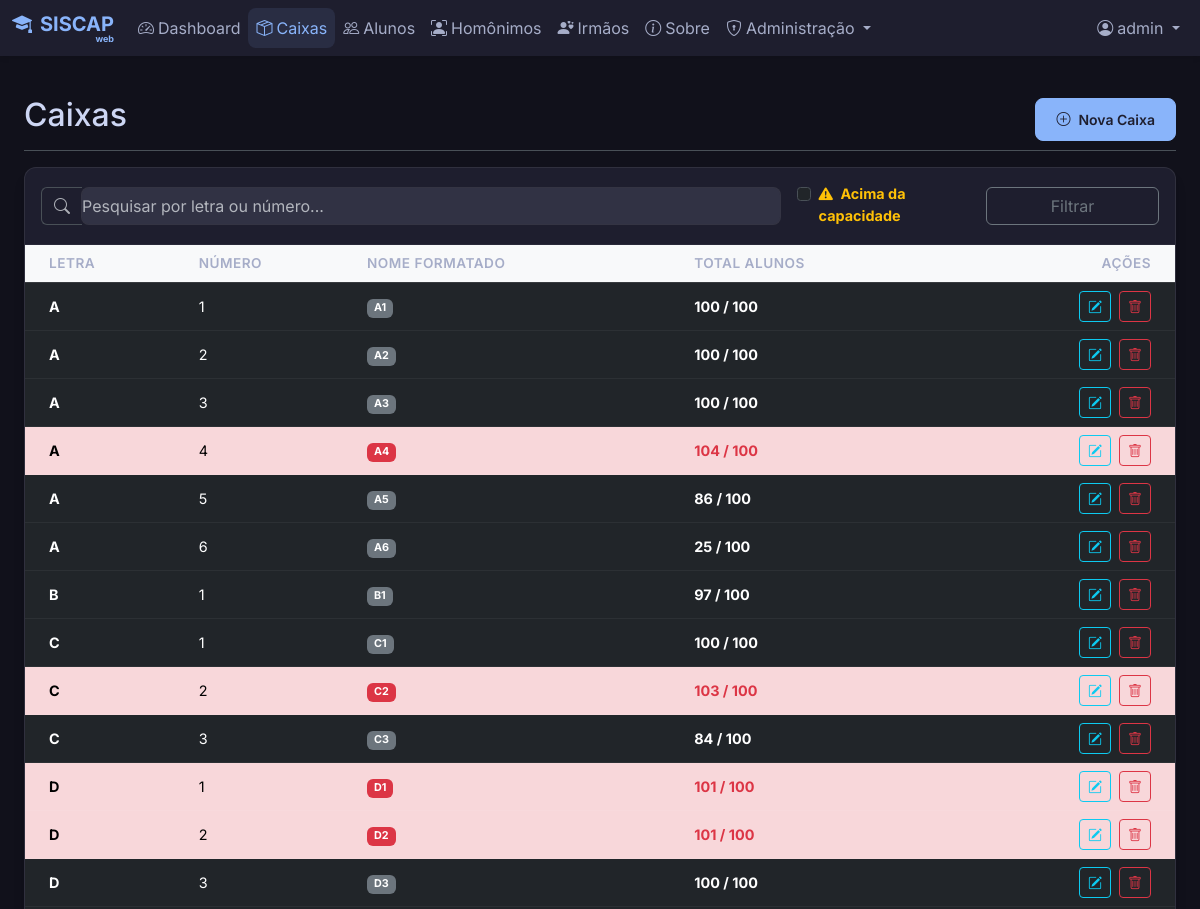
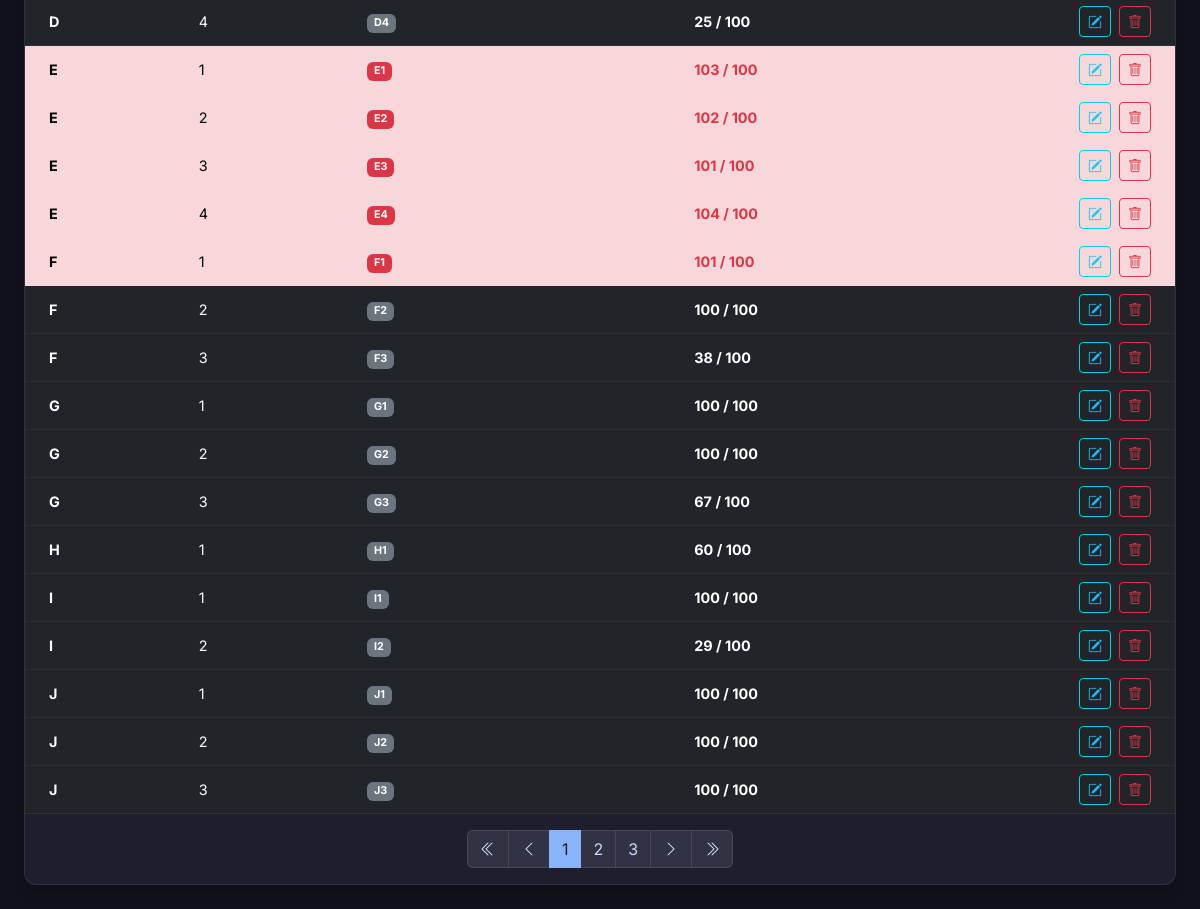
Screenshot of /caixas (signed in) with the database file from the repository (2 pictures, top to bottom).
### models.py (models this page shows, shortened)
class User(UserMixin, db.Model):
    id = db.Column(db.Integer, primary_key=True)
    username = db.Column(db.String(80), unique=True, nullable=False)
    full_name = db.Column(db.String(120), nullable=True) # "Nome"
    cpf = db.Column(db.String(14), unique=True, nullable=True) # Formatted CPF 000.000.000-00
    email = db.Column(db.String(120), unique=True, nullable=True)
    password_hash = db.Column(db.String(200), nullable=False)
    role = db.Column(db.String(20), default='Usuário')
    active = db.Column(db.Boolean, default=True)

class Caixa(db.Model):
    id = db.Column(db.Integer, primary_key=True)
    letra = db.Column(db.String(1), nullable=False)
    numero = db.Column(db.Integer, nullable=False)
    __table_args__ = (db.UniqueConstraint('letra', 'numero', name='_letra_numero_uc'),)
    @property
    def nome_formatado(self):
        return f"{self.letra}{self.numero}"

### app.py (the view, shortened to what this page needs)
@app.route('/caixas', methods=['GET', 'POST'])
@login_required
def caixas():
    page = request.args.get('page', 1, type=int)
    search = request.args.get('search', '')
    acima_capacidade = request.args.get('acima_capacidade', '', type=str)
    query = db.session.query(Caixa, func.count(Aluno.id))\
        .outerjoin(Aluno, Aluno.caixa_id == Caixa.id)\
        .group_by(Caixa.id)
    if search:
        query = query.filter(
            (Caixa.letra.ilike(f'%{search}%')) |
            (func.cast(Caixa.numero, db.String).ilike(f'%{search}%'))
        )
    if acima_capacidade == 'true':
        query = query.having(func.count(Aluno.id) > 100)
    pagination = query.order_by(Caixa.letra, Caixa.numero).paginate(page=page, per_page=30)
    return render_template('caixas.html', pagination=pagination, search=search, acima_capacidade=acima_capacidade)

### templates/caixas.html (shortened to what this page needs)
{% extends 'base.html' %}
{% block content %}
<div class="container-fluid" style="font-size: 0.9rem;">
    <div
        class="d-flex justify-content-between flex-wrap flex-md-nowrap align-items-center pt-3 pb-2 mb-3 border-bottom">
        <h1 class="h2">Caixas</h1>
        <div class="btn-toolbar mb-2 mb-md-0">
            <button type="button" class="btn btn-sm btn-primary" onclick="openCreateModal()">
                <i class="bi bi-plus-circle me-2"></i>Nova Caixa
            </button>
        </div>
    </div>
    <div class="card mb-4 shadow-sm border-0">
        <div class="card-header bg-transparent border-bottom p-3">
            <form action="{{ url_for('caixas') }}" method="GET" class="row g-3 align-items-center">
                <div class="col-md-8">
                    <div class="input-group">
                        <span class="input-group-text bg-transparent border-end-0 text-muted"><i
                                class="bi bi-search"></i></span>
                        <input type="text" class="form-control border-start-0 ps-0" name="search"
                            placeholder="Pesquisar por letra ou número..." value="{{ search }}">
                    </div>
                </div>
                <div class="col-md-2">
                    <div class="form-check">
                        <input class="form-check-input" type="checkbox" id="acima_capacidade" name="acima_capacidade"
                            value="true" {% if acima_capacidade=='true' %}checked{% endif %}>
                        <label class="form-check-label text-warning fw-bold" for="acima_capacidade">
                            <i class="bi bi-exclamation-triangle-fill me-1"></i>
                            Acima da capacidade
                        </label>
                    </div>
                </div>
                <div class="col-md-2 d-grid">
                    <button type="submit" class="btn btn-outline-secondary">Filtrar</button>
                </div>
            </form>
        </div>
        <div class="card-body p-0">
            <div class="table-responsive">
                <table class="table table-hover align-middle mb-0">
                    <thead class="table-light">
                        <tr>
                            <th class="ps-4">Letra</th>
                            <th>Número</th>
                            <th>Nome Formatado</th>
                            <th>Total Alunos</th>
                            <th class="text-end pe-4">Ações</th>
                        </tr>
                    </thead>
                    <tbody>
                        {% for caixa, count in pagination.items %}
                        <tr class="{% if count > 100 %}table-danger{% endif %}">
                            <td class="ps-4 fw-bold">{{ caixa.letra }}</td>
                            <td>{{ caixa.numero }}</td>
                            <td>
                                <span class="badge {% if count > 100 %}bg-danger{% else %}bg-secondary{% endif %}">
                                    {{ caixa.nome_formatado }}
                                </span>
                            </td>
                            <td class="fw-bold {% if count > 100 %}text-danger{% endif %}">{{ count }} / 100</td>
                            <td class="text-end pe-4">
                                <button class="btn btn-sm btn-outline-info me-1" title="Editar"
                                    onclick="openEditModal('{{ caixa.id }}', '{{ caixa.letra }}', '{{ caixa.numero }}')">
                                    <i class="bi bi-pencil-square"></i>
                                </button>
                                <button type="button" class="btn btn-sm btn-outline-danger" title="Excluir"
                                    onclick="confirmDelete('{{ url_for('delete_caixa', id=caixa.id) }}', 'a caixa {{ caixa.nome_formatado }}')">
                                    <i class="bi bi-trash"></i>
                                </button>
                            </td>
                        </tr>
                        {% endfor %}
                    </tbody>
                </table>
            </div>
        </div>
        {% if pagination.pages > 1 %}
        <div class="card-footer bg-transparent border-top-0 py-3">
            <nav aria-label="Navegação de página">
                <ul class="pagination justify-content-center mb-0">
                    <li class="page-item {% if pagination.page == 1 %}disabled{% endif %}">
                        <a class="page-link"
                            href="{{ url_for('caixas', page=1, search=search, acima_capacidade=acima_capacidade) }}"
                            aria-label="Primeira">
                            <i class="bi bi-chevron-double-left"></i>
                        </a>
                    </li>
                    <li class="page-item {% if not pagination.has_prev %}disabled{% endif %}">
                        <a class="page-link"
                            href="{{ url_for('caixas', page=pagination.prev_num, search=search, acima_capacidade=acima_capacidade) }}"
                            aria-label="Anterior">
                            <i class="bi bi-chevron-left"></i>
                        </a>
                    </li>
                    {% for page_num in pagination.iter_pages(left_edge=1, right_edge=1, left_current=1, right_current=2)
                    %}
                    {% if page_num %}
                    {% if page_num == pagination.page %}
                    <li class="page-item active"><span class="page-link">{{ page_num }}</span></li>
                    {% else %}
                    <li class="page-item"><a class="page-link"
                            href="{{ url_for('caixas', page=page_num, search=search, acima_capacidade=acima_capacidade) }}">{{
                            page_num }}</a></li>
                    {% endif %}
                    {% else %}
                    <li class="page-item disabled"><span class="page-link">...</span></li>
                    {% endif %}
                    {% endfor %}
                    <li class="page-item {% if not pagination.has_next %}disabled{% endif %}">
                        <a class="page-link"
                            href="{{ url_for('caixas', page=pagination.next_num, search=search, acima_capacidade=acima_capacidade) }}"
                            aria-label="Próxima">
                            <i class="bi bi-chevron-right"></i>
                        </a>
                    </li>
                    <li class="page-item {% if pagination.page == pagination.pages %}disabled{% endif %}">
                        <a class="page-link"
                            href="{{ url_for('caixas', page=pagination.pages, search=search, acima_capacidade=acima_capacidade) }}"
                            aria-label="Última">
                            <i class="bi bi-chevron-double-right"></i>
                        </a>
                    </li>
                </ul>
            </nav>
        </div>
        {% endif %}
    </div>
</div>
{% endblock %}

### templates/base.html (shortened to what this page needs)
<!DOCTYPE html>
<html lang="pt-BR" data-bs-theme="dark">
<head>
    <link href="https://cdn.jsdelivr.net/npm/bootstrap@5.3.2/dist/css/bootstrap.min.css" rel="stylesheet"
>
    <link rel="stylesheet" href="https://cdn.jsdelivr.net/npm/bootstrap-icons@1.11.1/font/bootstrap-icons.css">
    <link rel="stylesheet" href="{{ url_for('static', filename='css/style.css') }}">
</head>
<body>
    {% if current_user.is_authenticated %}
    <nav class="navbar navbar-expand-lg navbar-dark sticky-top mb-4">
        <div class="container-fluid">
            <a class="navbar-brand d-inline-flex flex-column align-items-end" style="line-height: 1;"
                href="{{ url_for('dashboard') }}">
                <div><i class="bi bi-mortarboard-fill me-2"></i>SISCAP</div>
                <span style="font-size: 45%;">web</span>
            </a>
            <div class="collapse navbar-collapse" id="navbarNav">
                <ul class="navbar-nav me-auto mb-2 mb-lg-0">
                    <li class="nav-item">
                        <a class="nav-link {% if request.path == '/' %}active{% endif %}"
                            href="{{ url_for('dashboard') }}">
                            <i class="bi bi-speedometer2 me-1"></i>Dashboard
                        </a>
                    </li>
                    <li class="nav-item">
                        <a class="nav-link {% if request.path == '/caixas' %}active{% endif %}"
                            href="{{ url_for('caixas') }}">
                            <i class="bi bi-box-seam me-1"></i>Caixas
                        </a>
                    </li>
                    <li class="nav-item">
                        <a class="nav-link {% if request.path.startswith('/alunos') %}active{% endif %}"
                            href="{{ url_for('alunos') }}">
                            <i class="bi bi-people me-1"></i>Alunos
                        </a>
                    </li>
                    <li class="nav-item">
                        <a class="nav-link {% if request.path == '/homonimos' %}active{% endif %}"
                            href="{{ url_for('homonimos') }}">
                            <i class="bi bi-person-bounding-box me-1"></i>Homônimos
                        </a>
                    </li>
                    <li class="nav-item">
                        <a class="nav-link {% if request.path == '/irmaos' %}active{% endif %}"
                            href="{{ url_for('irmaos') }}">
                            <i class="bi bi-person-hearts me-1"></i>Irmãos
                        </a>
                    </li>
                    <li class="nav-item">
                        <a class="nav-link {% if request.path == '/sobre' %}active{% endif %}"
                            href="{{ url_for('sobre') }}">
                            <i class="bi bi-info-circle me-1"></i>Sobre
                        </a>
                    </li>
                    {% if current_user.role == 'Administrador' %}
                    <li class="nav-item dropdown">
                        <a class="nav-link dropdown-toggle {% if request.path in ['/usuarios', '/configuracoes', '/importacoes', '/auditoria'] %}active{% endif %}"
                            href="#" id="adminDropdown" role="button" data-bs-toggle="dropdown" aria-expanded="false">
                            <i class="bi bi-shield-lock me-1"></i>Administração
                        </a>
                    </li>
                    {% endif %}
                </ul>
                <ul class="navbar-nav">
                    <li class="nav-item dropdown">
                        <a class="nav-link dropdown-toggle" href="#" id="userDropdown" role="button"
                            data-bs-toggle="dropdown" aria-expanded="false">
                            <i class="bi bi-person-circle me-1"></i>{{ current_user.username }}
                        </a>
                    </li>
                </ul>
            </div>
        </div>
    </nav>
    {% endif %}
    <div class="container-fluid">
        <main class="main-content">
            {% block content %}{% endblock %}
        </main>
    </div>
    <div class="toast-container position-fixed top-0 end-0 p-3" style="z-index: 1055;">
    </div>
</body>
</html>

### rows the page displays
User: username "admin"
Caixa: letra "A", numero "1", nome_formatado "A1", count "100"
Caixa: letra "A", numero "2", nome_formatado "A2", count "100"
Caixa: letra "A", numero "3", nome_formatado "A3", count "100"
Caixa: letra "A", numero "4", nome_formatado "A4", count "104"
Caixa: letra "A", numero "5", nome_formatado "A5", count "86"
Caixa: letra "A", numero "6", nome_formatado "A6", count "25"
Caixa: letra "B", numero "1", nome_formatado "B1", count "97"
Caixa: letra "C", numero "1", nome_formatado "C1", count "100"
Caixa: letra "C", numero "2", nome_formatado "C2", count "103"
Caixa: letra "C", numero "3", nome_formatado "C3", count "84"
Caixa: letra "D", numero "1", nome_formatado "D1", count "101"
Caixa: letra "D", numero "2", nome_formatado "D2", count "101"
Caixa: letra "D", numero "3", nome_formatado "D3", count "100"
Caixa: letra "D", numero "4", nome_formatado "D4", count "25"
Caixa: letra "E", numero "1", nome_formatado "E1", count "103"
Caixa: letra "E", numero "2", nome_formatado "E2", count "102"
Caixa: letra "E", numero "3", nome_formatado "E3", count "101"
Caixa: letra "E", numero "4", nome_formatado "E4", count "104"
Caixa: letra "F", numero "1", nome_formatado "F1", count "101"
Caixa: letra "F", numero "2", nome_formatado "F2", count "100"
Caixa: letra "F", numero "3", nome_formatado "F3", count "38"
Caixa: letra "G", numero "1", nome_formatado "G1", count "100"
Caixa: letra "G", numero "2", nome_formatado "G2", count "100"
Caixa: letra "G", numero "3", nome_formatado "G3", count "67"
Caixa: letra "H", numero "1", nome_formatado "H1", count "60"
Caixa: letra "I", numero "1", nome_formatado "I1", count "100"
Caixa: letra "I", numero "2", nome_formatado "I2", count "29"
Caixa: letra "J", numero "1", nome_formatado "J1", count "100"
Caixa: letra "J", numero "2", nome_formatado "J2", count "100"
Caixa: letra "J", numero "3", nome_formatado "J3", count "100"

### other values shown
{{ page_num }} "1"
{{ page_num }} "2" "3"
